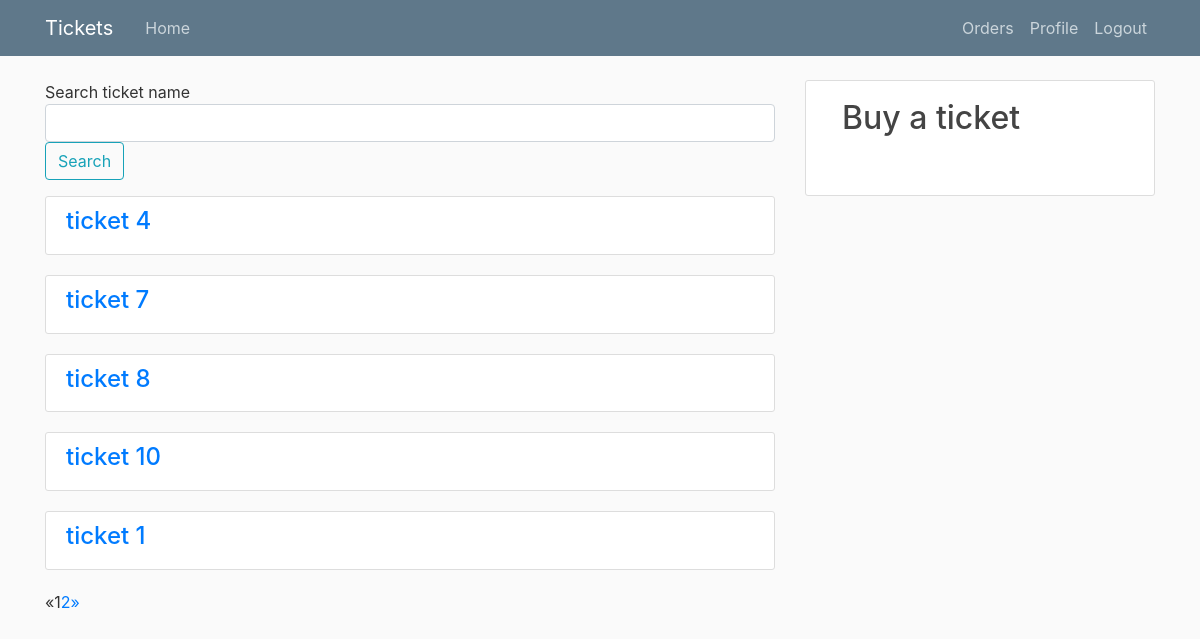
The page /orders/ (signed in) on the database its author committed.
### tickets_app/models.py (models this page shows, shortened)
class Order(models.Model):
    user = models.ForeignKey(User, verbose_name=_("User"), on_delete=models.CASCADE, related_name="order")
    ticket = models.ForeignKey(Ticket, verbose_name=("Ticket"), on_delete=models.CASCADE, related_name="tk_order")
    class Meta:
        verbose_name = _('Order')
        verbose_name_plural = _('Orders')

class Ticket(models.Model):
    name = models.CharField(max_length=100, verbose_name=_("Name"))
    price = models.DecimalField(max_digits=4, decimal_places=2, verbose_name=_('Price'))
    start_date = models.DateTimeField(verbose_name=_("Start Date"))
    end_date = models.DateTimeField(verbose_name=_("End date"))
    barcode = models.PositiveSmallIntegerField(verbose_name=_("Barcode"), unique=True)
    def __str__(self):
        return self.name
    class Meta:
        verbose_name = _('Ticket')
        verbose_name_plural = _('tickets')

### tickets_app/views.py (the view)
# urls.py: path("orders/", ticket_views.orders, name="orders"),
@login_required
def orders(request: WSGIRequest) -> HttpResponse:
    user = request.user
    orders = Order.objects.filter(user=user)
    q = request.GET.get('q')
    if q:
        orders = Order.objects.filter(Q(ticket__name__icontains=q), Q(user=user))
    page = request.GET.get('page', 1)
    paginator = Paginator(orders, 5)
    try:
        orders = paginator.page(page)
    except PageNotAnInteger:
        orders = paginator.page(1)
    except EmptyPage:
        orders = paginator.page(paginator.num_pages)
    return render(request, "tickets_app/orders.html", context={
        "orders": orders,
    })

### tickets_app/templates/tickets_app/orders.html
{% extends "tickets_app/base.html" %}
{% block content %}
<form method="GET" action="orders">
  Search ticket name
  <div class = "form-group">
      <input class = "textinput textInput form-control" id="search_order" type="text" name="q" value="{{ request.GET.q }}">
      <button class = "btn btn-outline-info" >Search</button>
  </div>
</form>
  {% for order in orders %}
      <div class = "content-section">
          <h4><a href="{% url 'order-detail' order.id %}">{{order.ticket}}</a></h4>
      </div>
  {% endfor %}
  {% if orders.has_other_pages %}
      <ul class="pagination">
        {% if orders.has_previous %}
          <li><a href="?page={{ orders.previous_page_number }}">&laquo;</a></li>
        {% else %}
          <li class="disabled"><span>&laquo;</span></li>
        {% endif %}
        {% for i in orders.paginator.page_range %}
          {% if orders.number == i %}
            <li class="active"><span>{{ i }} <span class="sr-only">(current)</span></span></li>
          {% else %}
            <li><a href="?page={{ i }}">{{ i }}</a></li>
          {% endif %}
        {% endfor %}
        {% if orders.has_next %}
          <li><a href="?page={{ orders.next_page_number }}">&raquo;</a></li>
        {% else %}
          <li class="disabled"><span>&raquo;</span></li>
        {% endif %}
      </ul>
  {% endif %}
{% endblock content%}

### tickets_app/static/tickets_app/main.css (style rules this page uses)
body { background: #fafafa; color: #333333; margin-top: 5rem; }
h1, h2, h3, h4, h5, h6 { color: #444444; }
ul { margin: 0; }
.content-section { background: #ffffff; padding: 10px 20px; border: 1px solid #dddddd; border-radius: 3px; margin-bottom: 20px; }

### rows shown on the page
Order: ticket "ticket 4"
Order: ticket "ticket 7"
Order: ticket "ticket 8"
Order: ticket "ticket 10"
Order: ticket "ticket 1"

### other values the page prints
{{ i }} "1"
{{ i }} "2"
